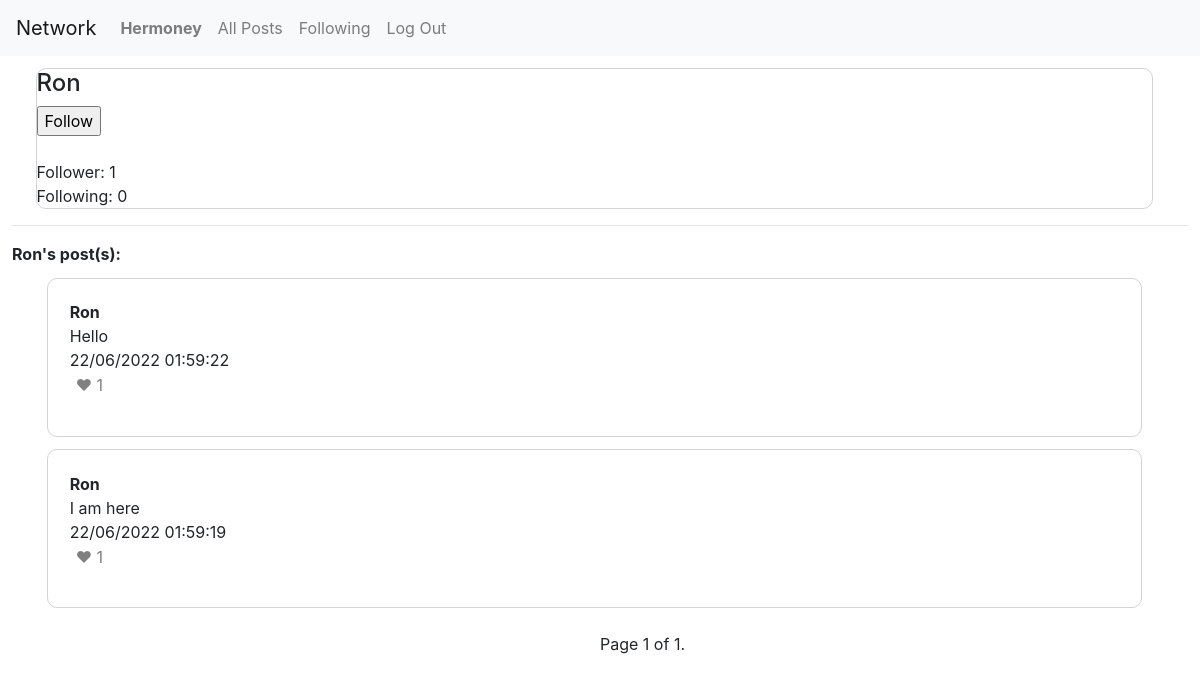
The app's page /profile/Ron (signed in) with its own data.
### network/models.py (models this page shows, shortened)
class User(AbstractUser):
    pass

class Post(models.Model):
    content = models.TextField()
    author = models.ForeignKey(User, on_delete=models.CASCADE)
    likes = models.ManyToManyField(User, related_name='liked_user', blank=True, null = True)
    created_at = models.TextField(blank=True, null=True)
    updated_at = models.TextField(blank=True, null=True)

### network/views.py (the view)
# urls.py: path("profile/<str:profile_user>", views.profile, name="profile"),
@login_required
def profile(request, profile_user):
    print(profile_user)
    profile_user = User.objects.get(username = profile_user)
    user = request.user
    if request.method =="POST":
        if "follow" in request.POST:
            if Follow.objects.filter(user=user).exists():
                new_entry = Follow.objects.get(user=user).following.add(profile_user)
            else:
                new_entry = Follow(user=user)
                new_entry.save()
                new_entry = Follow.objects.get(user=user).following.add(profile_user)
                print(Follow.objects.get(user=user).following.count())
                print(Follow.objects.get(user=user).follower.count())
            if Follow.objects.filter(user=profile_user).exists():
                new_entry = Follow.objects.get(user=profile_user).follower.add(user)
            else:
                new_entry = Follow(user=profile_user)
                new_entry.save()
                new_entry = Follow.objects.get(user=profile_user).follower.add(user)
        elif "unfollow" in request.POST:
            new_entry = Follow.objects.get(user=user).following.remove(profile_user.id)
            new_entry = Follow.objects.get(user=profile_user).follower.remove(user)
        elif "like" in request.POST:
            user=request.user
            content = request.POST["original_post"]
            Post.objects.get(content=content).likes.add(user)
        elif "unlike" in request.POST:
            user=request.user
            content = request.POST["original_post"]
            Post.objects.get(content=content).likes.remove(user)
        elif "edit_post" in request.POST:
            print("editpage")
            original_content = request.POST["original_post"]
            new_content = request.POST["edit_content"]
            author=request.user
            now = datetime.now()
            edit_time = now.strftime("%d/%m/%Y %H:%M:%S")
            Post.objects.filter(content=original_content).update(content=new_content, updated_at = edit_time)
        return HttpResponseRedirect(reverse("profile", args = [profile_user]))
    else:
        if Follow.objects.filter(user=profile_user).exists():
            follower_count = Follow.objects.get(user = profile_user).follower.count()
            following_count = Follow.objects.get(user = profile_user).following.count()
        else:
            new_entry = Follow(user=profile_user)
            new_entry.save()
            follower_count = Follow.objects.get(user = profile_user).follower.count()
            following_count = Follow.objects.get(user = profile_user).following.count()
        follower = Follow.objects.filter(user = profile_user).values("follower")
        following = Follow.objects.filter(user = profile_user).values("following")
        user_posts = Post.objects.filter(author = profile_user).order_by("-id").all()
        paginator = Paginator(user_posts, 10)
        page_number = request.GET.get("page")
        page_obj = paginator.get_page(page_number)
        return render(request, "network/profile.html", {
                "page_obj": page_obj,
                "profile_user": profile_user,
                "user": user,
                "follower_count": follower_count,
                "following_count": following_count,
                "is_following": follower.filter(follower = user.id).exists()
            })

### network/templates/network/profile.html (shortened to what this page needs)
{% extends "network/layout.html" %}
{% block body %}
<div id="new_post_view" style="margin:1%;">
    <div style="border: 1px solid lightgray; border-radius: 10px; margin-left: 2%; margin-top: 1%; width:95%; ">
        <div stylpe ="padding: 2%;">
        <b><h4>{{profile_user}}</h4></b>
        <form action="{% url 'profile' profile_user %}" method ="POST">
            {% if profile_user != user %}
                {% if is_following %}
                    <input type="submit" name="unfollow" title="Unfollow" value="Unfollow">
                {% else %}
                    <input type="submit" name="follow" title="Follow" value="Follow">
                {% endif %}
            {% endif %}
            </form>
        <br>
            Follower: {{follower_count}}<br>
            Following: {{following_count}}<br>
        </div>
    </div>
    <hr>
    <b>{{profile_user}}'s post(s):</b><br>
    <div id="user_all_post_view" style="margin:1%;">
        {% for post in page_obj %}
        <div style="border: 1px solid lightgray; border-radius: 10px; margin-left: 2%; margin-top: 1%; width:95%; ">
            <form style="padding: 2%; text-align: left;" method="POST" name="edit_post">
                <b>{{post.author}}</b><br>
                <p id="post_{{post.content}}">{{post.content}}
                        <br>
                        {% if post.updated_at %}
                            {{post.updated_at}}(edited)
                        {% else %}
                            {{post.created_at}}
                        {% endif %}
                        <br>
                        {% if user in post.likes.filter %}
                        <button name="unlike" style="color: red; background: none; border: none;" title="Unlike" id="unlike">&hearts; <span style="color: grey;">{{post.likes.count}}</span> </button>
                        {% else %}
                        <button name="like" style="color: grey; background: none; border: none; " title="Like" id="like">&hearts; {{post.likes.count}}</button>
                        {% endif %}
                    </form>
    </div>
    {% endfor %}
    <br>
    <div class="pagination" style="margin-left: 50%">
        <span class="step-links">
            <span class="current">
                Page {{ page_obj.number }} of {{ page_obj.paginator.num_pages }}.
            </span>
        </span>
    </div>
{% endblock %}

### network/templates/network/layout.html (shortened to what this page needs)
{% load static %}
<!DOCTYPE html>
<html lang="en">
    <head>
        <link rel="stylesheet" href="https://stackpath.bootstrapcdn.com/bootstrap/4.4.1/css/bootstrap.min.css">
        <link href="{% static 'network/styles.css' %}" rel="stylesheet">
    </head>
    <body>
        <nav class="navbar navbar-expand-lg navbar-light bg-light">
            <a class="navbar-brand" href="{% url 'index' %}">Network</a>
            <div>
              <ul class="navbar-nav mr-auto">
                {% if user.is_authenticated %}
                    <li class="nav-item">
                        <a class="nav-link" href="{% url 'profile' user.username %}"><strong>{{ user.username }}</strong></a>
                    </li>
                {% endif %}
                <li class="nav-item" id="all-posts">
                  <a class="nav-link" href="{% url 'index' %}">All Posts</a>
                </li>
                {% if user.is_authenticated %}
                    <li class="nav-item" id="following">
                        <a class="nav-link" href="{% url 'following' %}">Following</a>
                    </li>
                    <li class="nav-item">
                        <a class="nav-link" href="{% url 'logout' %}">Log Out</a>
                    </li>
                {% endif %}
              </ul>
            </div>
          </nav>
        <div class="body">
            {% block body %}
            {% endblock %}
        </div>
    </body>
</html>

### records on screen
User: username "Hermoney"
User: username "Ron"
Post: author "Ron", content "Hello", created_at "22/06/2022 01:59:22", likes.count "1"
Post: author "Ron", content "I am here", created_at "22/06/2022 01:59:19", likes.count "1"

### other values on screen
{{ follower_count }} "1"
{{ following_count }} "0"
{{ page_obj.number }} "1"
{{ page_obj.paginator.num_pages }} "1"
